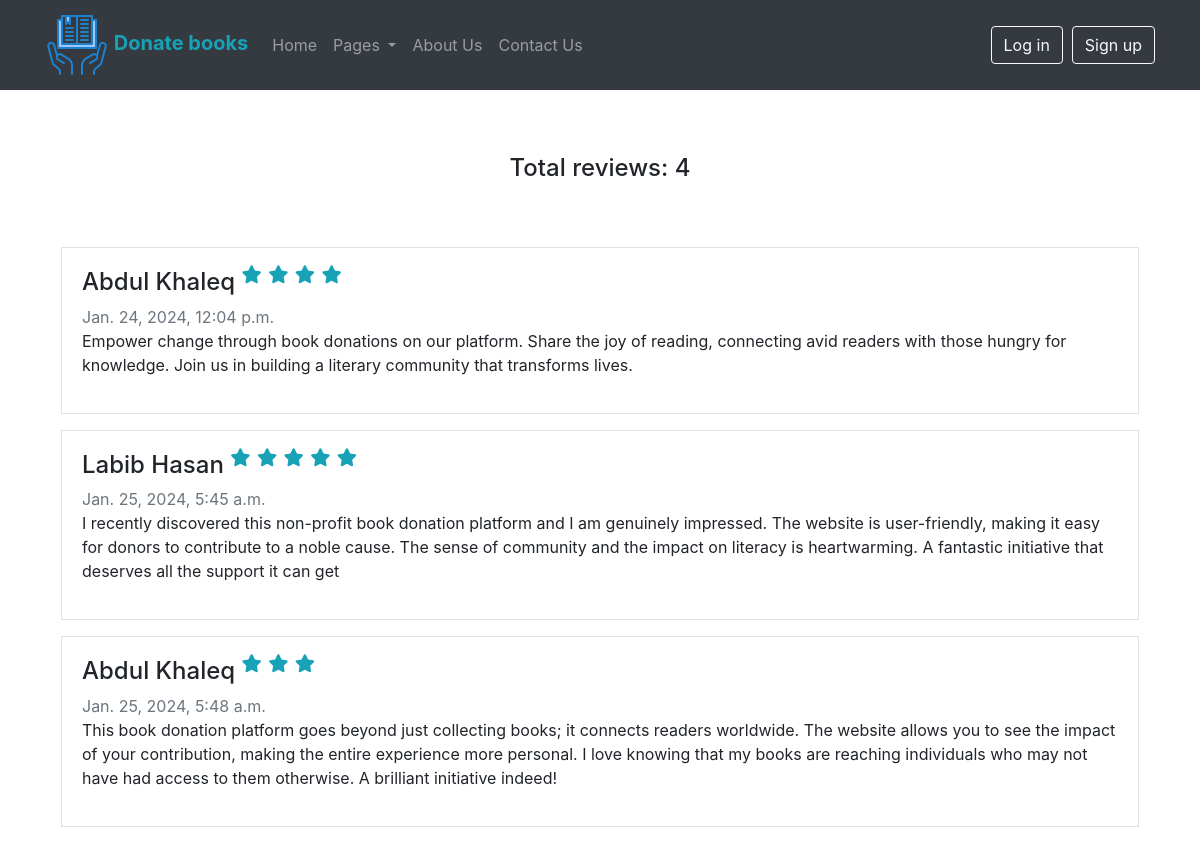
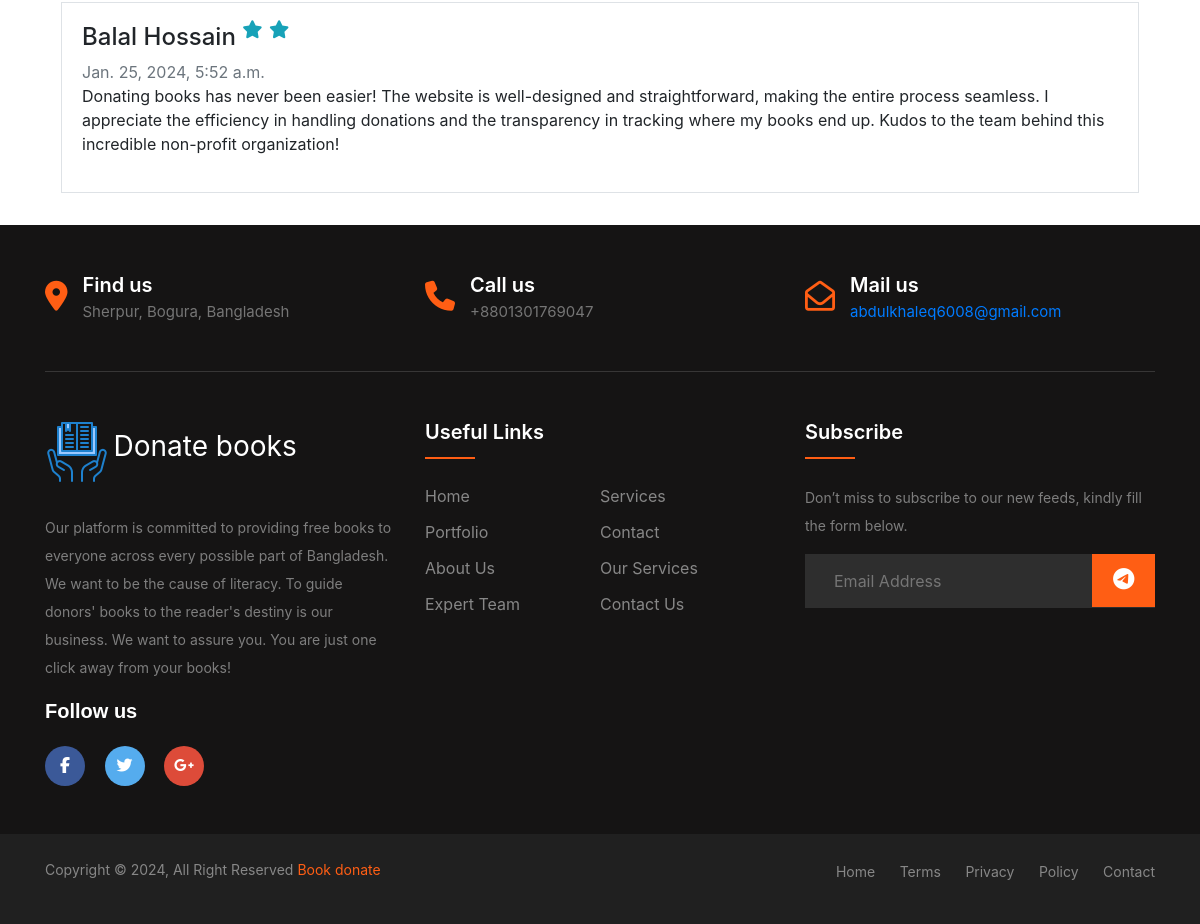
/comment/create/, run on the app's committed database (2 pictures, top to bottom).
### comment/models.py (models this page shows, shortened)
class Comment(models.Model):
    user = models.ForeignKey(User, on_delete=models.CASCADE)
    text = models.TextField()
    ratings = models.IntegerField(choices=RATING_CHOICES, default=5)
    created_on = models.DateTimeField(auto_now_add=True)

### comment/views.py (the view, shortened to what this page needs)
# urls.py: path('create/', CommentCreateView.as_view(), name='comment'),
class CommentCreateView(CreateView):
    model = Comment
    form_class = CommentForm
    template_name = 'comment_form.html'
    success_url = reverse_lazy('homepage')
    def get_context_data(self, **kwargs):
        context = super().get_context_data(**kwargs)
        context['comments'] =Comment.objects.all()
        context['type'] = 'Review'
        context['button_text'] = 'Review'
        context['icon'] = 'fa-regular fa-comment-dots text-info'
        context['has_account'] = "Return "
        context['redirect'] = "homepage"
        context['user_to_another'] = "home"
        return context

### comment/forms.py
class CommentForm(forms.ModelForm):
    class Meta:
        model = Comment
        exclude = ['user']

### comment/templates/comment_form.html (shortened to what this page needs)
{% extends "base.html" %}
{% load crispy_forms_tags %}
{% block content %}
<div class="container py-3">
  {% if  comments%}
  <h4 class="text-center py-5">Total reviews: {{comments|length}}</h4>
  {% else %}
  <h4 class="text-center py-5">There are no reviews!</h4>
  {% endif %}
  {% for comment in comments%}
  <div class="card-body border m-3">
    <h4>{{comment.user.first_name}} {{comment.user.last_name}}
      {% for _ in "x"|rjust:comment.ratings %}
      <sup><i class="fa-solid fa-star text-info"></i></sup>
      {% endfor %}
      </h4>
      <small
        class="text-body-secondary text-secondary fs-6">{{comment.created_on}}</small>
    <p>{{comment.text}}</p>
  </div>
  {% endfor %}
</div>
{% endblock content %}

### data on the page
Comment: user.first_name "Abdul", user.last_name "Khaleq", ratings 4 (drawn), created_on "Jan. 24, 2024, 12:04 p.m.", text "Empower change through book donations on our platform. Share the joy of reading, connecting avid readers with those hungry for knowledge. Join us in building a literary community that transforms lives."
Comment: user.first_name "Labib", user.last_name "Hasan", ratings 5 (drawn), created_on "Jan. 25, 2024, 5:45 a.m.", text "I recently discovered this non-profit book donation platform and I am genuinely impressed. The website is user-friendly, making it easy for donors to contribute to a noble cause. The sense of community and the impact on literacy is heartwarming. A fantastic initiative that deserves all the support it can get"
Comment: user.first_name "Abdul", user.last_name "Khaleq", ratings 3 (drawn), created_on "Jan. 25, 2024, 5:48 a.m.", text "This book donation platform goes beyond just collecting books; it connects readers worldwide. The website allows you to see the impact of your contribution, making the entire experience more personal. I love knowing that my books are reaching individuals who may not have had access to them otherwise. A brilliant initiative indeed!"
Comment: user.first_name "Balal", user.last_name "Hossain", ratings 2 (drawn), created_on "Jan. 25, 2024, 5:52 a.m.", text "Donating books has never been easier! The website is well-designed and straightforward, making the entire process seamless. I appreciate the efficiency in handling donations and the transparency in tracking where my books end up. Kudos to the team behind this incredible non-profit organization!"

### other printed values
{{ comments|length }} "4"
